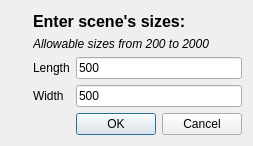
<?xml version="1.0" encoding="UTF-8"?>
<ui version="4.0">
 <class>SceneSizesInput</class>
 <widget class="QDialog" name="SceneSizesInput">
  <property name="geometry">
   <rect>
    <x>0</x>
    <y>0</y>
    <width>253</width>
    <height>138</height>
   </rect>
  </property>
  <property name="maximumSize">
   <size>
    <width>257</width>
    <height>148</height>
   </size>
  </property>
  <property name="windowTitle">
   <string>New scene creating</string>
  </property>
  <property name="modal">
   <bool>true</bool>
  </property>
  <layout class="QGridLayout" name="gridLayout">
   <item row="0" column="0">
    <spacer name="horizontalSpacer">
     <property name="orientation">
      <enum>Qt::Horizontal</enum>
     </property>
     <property name="sizeHint" stdset="0">
      <size>
       <width>28</width>
       <height>20</height>
      </size>
     </property>
    </spacer>
   </item>
   <item row="0" column="1" colspan="3">
    <widget class="QLabel" name="lblHeader">
     <property name="font">
      <font>
       <pointsize>12</pointsize>
       <weight>75</weight>
       <bold>true</bold>
      </font>
     </property>
     <property name="text">
      <string>Enter scene's sizes:</string>
     </property>
    </widget>
   </item>
   <item row="0" column="4">
    <spacer name="horizontalSpacer_2">
     <property name="orientation">
      <enum>Qt::Horizontal</enum>
     </property>
     <property name="sizeHint" stdset="0">
      <size>
       <width>44</width>
       <height>20</height>
      </size>
     </property>
    </spacer>
   </item>
   <item row="1" column="1" colspan="4">
    <widget class="QLabel" name="lblRange">
     <property name="font">
      <font>
       <italic>true</italic>
      </font>
     </property>
     <property name="text">
      <string>Allowable sizes from 200 to 2000</string>
     </property>
    </widget>
   </item>
   <item row="2" column="1">
    <widget class="QLabel" name="lblLength">
     <property name="text">
      <string>Length</string>
     </property>
    </widget>
   </item>
   <item row="2" column="2" colspan="3">
    <widget class="QLineEdit" name="ledtLength">
     <property name="text">
      <string>500</string>
     </property>
    </widget>
   </item>
   <item row="3" column="1">
    <widget class="QLabel" name="lblWidth">
     <property name="text">
      <string>Width</string>
     </property>
    </widget>
   </item>
   <item row="3" column="2" colspan="3">
    <widget class="QLineEdit" name="ledtWidth">
     <property name="text">
      <string>500</string>
     </property>
    </widget>
   </item>
   <item row="4" column="0" colspan="2">
    <spacer name="horizontalSpacer_3">
     <property name="orientation">
      <enum>Qt::Horizontal</enum>
     </property>
     <property name="sizeHint" stdset="0">
      <size>
       <width>106</width>
       <height>20</height>
      </size>
     </property>
    </spacer>
   </item>
   <item row="4" column="2">
    <widget class="QPushButton" name="btnOk">
     <property name="sizePolicy">
      <sizepolicy hsizetype="Fixed" vsizetype="Fixed">
       <horstretch>0</horstretch>
       <verstretch>0</verstretch>
      </sizepolicy>
     </property>
     <property name="text">
      <string>OK</string>
     </property>
    </widget>
   </item>
   <item row="4" column="3" colspan="2">
    <widget class="QPushButton" name="btnCancel">
     <property name="sizePolicy">
      <sizepolicy hsizetype="Fixed" vsizetype="Fixed">
       <horstretch>0</horstretch>
       <verstretch>0</verstretch>
      </sizepolicy>
     </property>
     <property name="text">
      <string>Cancel</string>
     </property>
    </widget>
   </item>
  </layout>
 </widget>
 <resources/>
 <connections/>
</ui>
